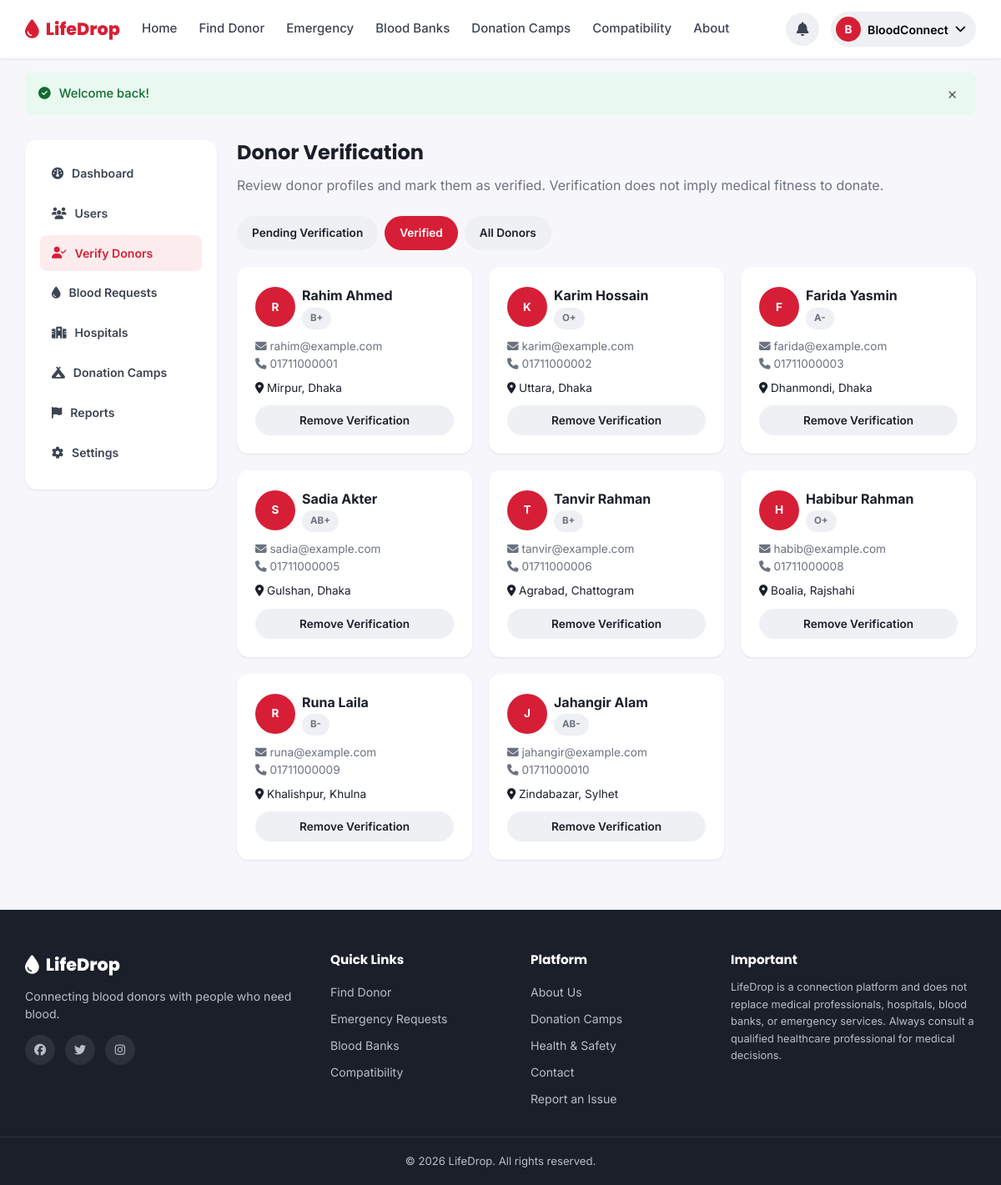
The app's page /admin/donors.php?filter=verified (signed in) with its own data.
### tables this page shows
CREATE TABLE `users` (
  `id` INT UNSIGNED NOT NULL AUTO_INCREMENT,
  `full_name` VARCHAR(120) NOT NULL,
  `email` VARCHAR(150) NOT NULL,
  `phone` VARCHAR(20) NOT NULL,
  `password_hash` VARCHAR(255) NOT NULL,
  `role` ENUM('donor','seeker','both','admin') NOT NULL DEFAULT 'seeker',
  `blood_group` ENUM('A+','A-','B+','B-','AB+','AB-','O+','O-') DEFAULT NULL,
  `division` VARCHAR(50) DEFAULT NULL,
  `district` VARCHAR(50) DEFAULT NULL,
  `area` VARCHAR(80) DEFAULT NULL,
  `gender` ENUM('Male','Female','Other') DEFAULT NULL,
  `date_of_birth` DATE DEFAULT NULL,
  `profile_photo` VARCHAR(255) DEFAULT NULL,
  `last_donation_date` DATE DEFAULT NULL,
  `availability` ENUM('available','maybe','unavailable') NOT NULL DEFAULT 'available',
  `is_verified` TINYINT(1) NOT NULL DEFAULT 0,
  `is_donor_profile` TINYINT(1) NOT NULL DEFAULT 0,
  `status` ENUM('active','suspended') NOT NULL DEFAULT 'active',
  `total_donations` INT UNSIGNED NOT NULL DEFAULT 0,
  `created_at` TIMESTAMP NOT NULL DEFAULT CURRENT_TIMESTAMP,
  `updated_at` TIMESTAMP NOT NULL DEFAULT CURRENT_TIMESTAMP ON UPDATE CURRENT_TIMESTAMP,
  PRIMARY KEY (`id`),
  UNIQUE KEY `uq_email` (`email`),
  UNIQUE KEY `uq_phone` (`phone`),
  KEY `idx_blood_group` (`blood_group`),
  KEY `idx_division_district` (`division`,`district`),
  KEY `idx_availability` (`availability`)
);

### includes/functions.php (called while the page is built, shortened)
<?php
function e($value) {
    return htmlspecialchars($value ?? '', ENT_QUOTES, 'UTF-8');
}
function clean($value) {
    return trim(strip_tags($value ?? ''));
}

### includes/auth.php (called while the page is built, shortened)
<?php
require_once __DIR__ . '/functions.php';
function is_logged_in() {
    return !empty($_SESSION['user_id']);
}
function current_user() {
    global $pdo;
    $stmt = $pdo->prepare('SELECT * FROM users WHERE id = :id LIMIT 1');
    $stmt->execute([':id' => $_SESSION['user_id']]);
    $user = $stmt->fetch();
    return $user;
}

### admin/donors.php (the view, shortened to what this page needs)
<?php
require_once __DIR__ . '/../includes/auth.php';
$filter = clean($_GET['filter'] ?? 'pending');
$sql = "SELECT * FROM users WHERE is_donor_profile = 1";
if ($filter === 'pending') {
    $sql .= ' AND is_verified = 0';
} elseif ($filter === 'verified') {
    $sql .= ' AND is_verified = 1';
}
$sql .= ' ORDER BY created_at DESC';
$donors = $pdo->query($sql)->fetchAll();
require_once __DIR__ . '/../includes/header.php';
require_once __DIR__ . '/_sidebar.php';
?>
<div class="dash-wrap">
    <div class="dash-main">
        <h1>Donor Verification</h1>
        <p class="dash-welcome">Review donor profiles and mark them as verified. Verification does not imply medical fitness to donate.</p>
        <div class="flex gap-1 mb-2">
            <a href="?filter=pending" class="btn btn-sm <?= $filter === 'pending' ? 'btn-primary' : 'btn-light' ?>">Pending Verification</a>
            <a href="?filter=verified" class="btn btn-sm <?= $filter === 'verified' ? 'btn-primary' : 'btn-light' ?>">Verified</a>
            <a href="?filter=all" class="btn btn-sm <?= $filter === 'all' ? 'btn-primary' : 'btn-light' ?>">All Donors</a>
        </div>
        <?php if ($donors): ?>
        <div class="grid grid-3">
            <?php foreach ($donors as $d): ?>
                <div class="donor-card" style="text-align:left;">
                    <div class="flex items-center gap-1 mb-1">
                        <?php if (!empty($d['profile_photo'])): ?>
                            <img class="avatar-sm" style="width:48px;height:48px;" src="<?= e(UPLOAD_URL . $d['profile_photo']) ?>" alt="">
                        <?php else: ?>
                            <span class="avatar-sm avatar-fallback" style="width:48px;height:48px;"><?= e(mb_substr($d['full_name'], 0, 1)) ?></span>
                        <?php endif; ?>
                        <div>
                            <div style="font-weight:700;"><?= e($d['full_name']) ?></div>
                            <span class="badge badge-muted"><?= e($d['blood_group']) ?></span>
                        </div>
                    </div>
                    <p class="text-muted" style="font-size:0.85rem;margin:0;"><i class="fa-solid fa-envelope"></i> <?= e($d['email']) ?></p>
                    <p class="text-muted" style="font-size:0.85rem;margin:0 0 8px;"><i class="fa-solid fa-phone"></i> <?= e($d['phone']) ?></p>
                    <p style="font-size:0.85rem;margin:0 0 10px;"><i class="fa-solid fa-location-dot"></i> <?= e($d['area'] ? $d['area'] . ', ' : '') . e($d['district']) ?></p>
                    <?php if ($d['is_verified']): ?>
                        <form method="post"><?= csrf_field() ?><input type="hidden" name="donor_id" value="<?= e($d['id']) ?>"><input type="hidden" name="action" value="reject">
                            <button type="submit" class="btn btn-light btn-sm btn-block">Remove Verification</button>
                        </form>
                    <?php endif; ?>
                </div>
            <?php endforeach; ?>
        </div>
        <?php else: ?>
            <div class="empty-state"><i class="fa-solid fa-user-check"></i><p>No donors match this filter.</p></div>
        <?php endif; ?>
    </div>
</div>
<?php require_once __DIR__ . '/../includes/footer.php'; ?>

### includes/navbar.php (shortened to what this page needs)
<?php
require_once __DIR__ . '/notifications.php';
$user = current_user();
$currentPage = basename($_SERVER['SCRIPT_NAME']);
function nav_active($page, $current) { return $page === $current ? 'active' : ''; }
?>
<header class="navbar">
    <div class="navbar-inner">
        <a class="brand" href="<?= e(SITE_URL) ?>/index.php">
            <i class="fa-solid fa-droplet"></i>
            <span><?= e(SITE_NAME) ?></span>
        </a>
        <nav class="nav-links" id="navLinks">
            <a href="<?= e(SITE_URL) ?>/index.php" class="<?= nav_active('index.php', $currentPage) ?>">Home</a>
            <a href="<?= e(SITE_URL) ?>/find-donor.php" class="<?= nav_active('find-donor.php', $currentPage) ?>">Find Donor</a>
            <a href="<?= e(SITE_URL) ?>/emergency-requests.php" class="<?= nav_active('emergency-requests.php', $currentPage) ?>">Emergency</a>
            <a href="<?= e(SITE_URL) ?>/blood-banks.php" class="<?= nav_active('blood-banks.php', $currentPage) ?>">Blood Banks</a>
            <a href="<?= e(SITE_URL) ?>/donation-camps.php" class="<?= nav_active('donation-camps.php', $currentPage) ?>">Donation Camps</a>
            <a href="<?= e(SITE_URL) ?>/compatibility.php" class="<?= nav_active('compatibility.php', $currentPage) ?>">Compatibility</a>
            <a href="<?= e(SITE_URL) ?>/about.php" class="<?= nav_active('about.php', $currentPage) ?>">About</a>
        </nav>
        <div class="nav-right">
            <?php if ($user): ?>
                <div class="user-menu">
                    <button class="user-menu-btn" id="userMenuBtn" type="button">
                        <?php if (!empty($user['profile_photo'])): ?>
                            <img src="<?= e(UPLOAD_URL . $user['profile_photo']) ?>" alt="" class="avatar-sm">
                        <?php else: ?>
                            <span class="avatar-sm avatar-fallback"><?= e(mb_substr($user['full_name'], 0, 1)) ?></span>
                        <?php endif; ?>
                        <span class="user-menu-name"><?= e(explode(' ', $user['full_name'])[0]) ?></span>
                        <i class="fa-solid fa-chevron-down"></i>
                    </button>
                </div>
            <?php else: ?>
                <a href="<?= e(SITE_URL) ?>/login.php" class="btn-nav">Login</a>
                <a href="<?= e(SITE_URL) ?>/register.php" class="btn-nav-primary">Register</a>
            <?php endif; ?>
        </div>
    </div>
</header>

### assets/css/style.css (style rules this page uses)
:root { --red-600: #d61f36; --red-700: #b5152a; --red-500: #e63950; --red-50: #fdecee; --red-100: #fbd6da; --yellow-500: #f5b342; --yellow-600: #e8a12b; --ink-900: #1b1f2a; --ink-700: #3c4353; --ink-500: #6b7280; --ink-300: #b8bfc9; --ink-100: #eef0f3; --bg: #f7f7fb; --white: #ffffff; --green-600: #16a34a; --green-50: #e9f9ef; --amber-600: #d97706; --amber-50: #fef6e7; --blue-600: #2563eb; --blue-50: #eaf1fe; --radius-sm: 8px; --radius-md: 14px; --radius-lg: 20px; --shadow-sm: 0 1px 3px rgba(27,31,42,0.06), 0 1px 2px rgba(27,31,42,0.04); --shadow-md: 0 8px 24px rgba(27,31,42,0.08); --shadow-lg: 0 20px 45px rgba(27,31,42,0.12); --font-heading: 'Poppins', sans-serif; --font-body: 'Inter', sans-serif; }
* { box-sizing: border-box; }
html { scroll-behavior: smooth; }
body { margin: 0; font-family: var(--font-body); color: var(--ink-900); background: var(--bg); line-height: 1.55; -webkit-font-smoothing: antialiased; }
h1, h2, h3, h4, h5 { font-family: var(--font-heading); margin: 0 0 0.5em; line-height: 1.25; }
p { margin: 0 0 1em; }
a { color: inherit; text-decoration: none; }
button { font-family: inherit; cursor: pointer; }
.btn { display: inline-flex; align-items: center; justify-content: center; gap: 8px; padding: 12px 24px; border-radius: 999px; font-weight: 600; font-size: 0.95rem; border: 2px solid transparent; cursor: pointer; transition: all .18s ease; white-space: nowrap; }
.btn-primary { background: var(--red-600); color: #fff; }
.btn-light { background: var(--ink-100); color: var(--ink-900); }
.btn-block { width: 100%; }
.btn-sm { padding: 8px 16px; font-size: 0.85rem; }
.navbar { position: sticky; top: 0; z-index: 100; background: var(--white); box-shadow: var(--shadow-sm); }
.navbar-inner { max-width: 1180px; margin: 0 auto; padding: 14px 20px; display: flex; align-items: center; gap: 24px; }
.brand { display: flex; align-items: center; gap: 8px; font-family: var(--font-heading); font-weight: 800; font-size: 1.3rem; color: var(--red-600); }
.brand i { font-size: 1.4rem; }
.nav-links { display: flex; align-items: center; gap: 22px; flex: 1; }
.nav-links a { font-weight: 500; color: var(--ink-700); font-size: 0.94rem; padding: 6px 2px; border-bottom: 2px solid transparent; transition: color .15s; }
.nav-right { display: flex; align-items: center; gap: 14px; }
.user-menu { position: relative; }
.user-menu-btn { display: flex; align-items: center; gap: 8px; background: var(--ink-100); border: none; padding: 6px 12px 6px 6px; border-radius: 999px; }
.avatar-sm { width: 30px; height: 30px; border-radius: 50%; object-fit: cover; }
.avatar-fallback { background: var(--red-600); color: #fff; display: flex; align-items: center; justify-content: center; font-weight: 700; font-size: 0.85rem; }
.user-menu-name { font-weight: 600; font-size: 0.88rem; }
.grid { display: grid; gap: 20px; }
.grid-3 { grid-template-columns: repeat(3, 1fr); }
.donor-card { background: #fff; border-radius: var(--radius-md); box-shadow: var(--shadow-sm); padding: 22px; text-align: center; transition: transform .15s, box-shadow .15s; position: relative; }
.badge { display: inline-flex; align-items: center; gap: 5px; padding: 4px 10px; border-radius: 999px; font-size: 0.72rem; font-weight: 700; }
.badge-muted { background: var(--ink-100); color: var(--ink-500); }
.dash-wrap { max-width: 1180px; margin: 30px auto; padding: 0 20px; display: grid; grid-template-columns: 230px 1fr; gap: 24px; }
.dash-main h1 { font-size: 1.5rem; }
.dash-welcome { color: var(--ink-500); margin-bottom: 24px; }
.text-muted { color: var(--ink-500); }
.mb-1 { margin-bottom: 10px; }
.mb-2 { margin-bottom: 20px; }
.flex { display: flex; }
.items-center { align-items: center; }
.gap-1 { gap: 8px; }

### records on screen
users: full_name "B", full_name "BloodConnect"
users: full_name "R", full_name "Rahim Ahmed", blood_group "B+", email "rahim@example.com", phone "01711000001", area "Mirpur,", district "Dhaka"
users: full_name "K", full_name "Karim Hossain", blood_group "O+", email "karim@example.com", phone "01711000002", area "Uttara,", district "Dhaka"
users: full_name "F", full_name "Farida Yasmin", blood_group "A-", email "farida@example.com", phone "01711000003", area "Dhanmondi,", district "Dhaka"
users: full_name "S", full_name "Sadia Akter", blood_group "AB+", email "sadia@example.com", phone "01711000005", area "Gulshan,", district "Dhaka"
users: full_name "T", full_name "Tanvir Rahman", blood_group "B+", email "tanvir@example.com", phone "01711000006", area "Agrabad,", district "Chattogram"
users: full_name "H", full_name "Habibur Rahman", blood_group "O+", email "habib@example.com", phone "01711000008", area "Boalia,", district "Rajshahi"
users: full_name "R", full_name "Runa Laila", blood_group "B-", email "runa@example.com", phone "01711000009", area "Khalishpur,", district "Khulna"
users: full_name "J", full_name "Jahangir Alam", blood_group "AB-", email "jahangir@example.com", phone "01711000010", area "Zindabazar,", district "Sylhet"

### other values on screen
SITE_NAME "LifeDrop"
$fm['message'] "Welcome back!"
$label "Dashboard"
$label "Users"
$label "Verify Donors"
$label "Blood Requests"
$label "Hospitals"
$label "Donation Camps"
$label "Reports"
$label "Settings"
